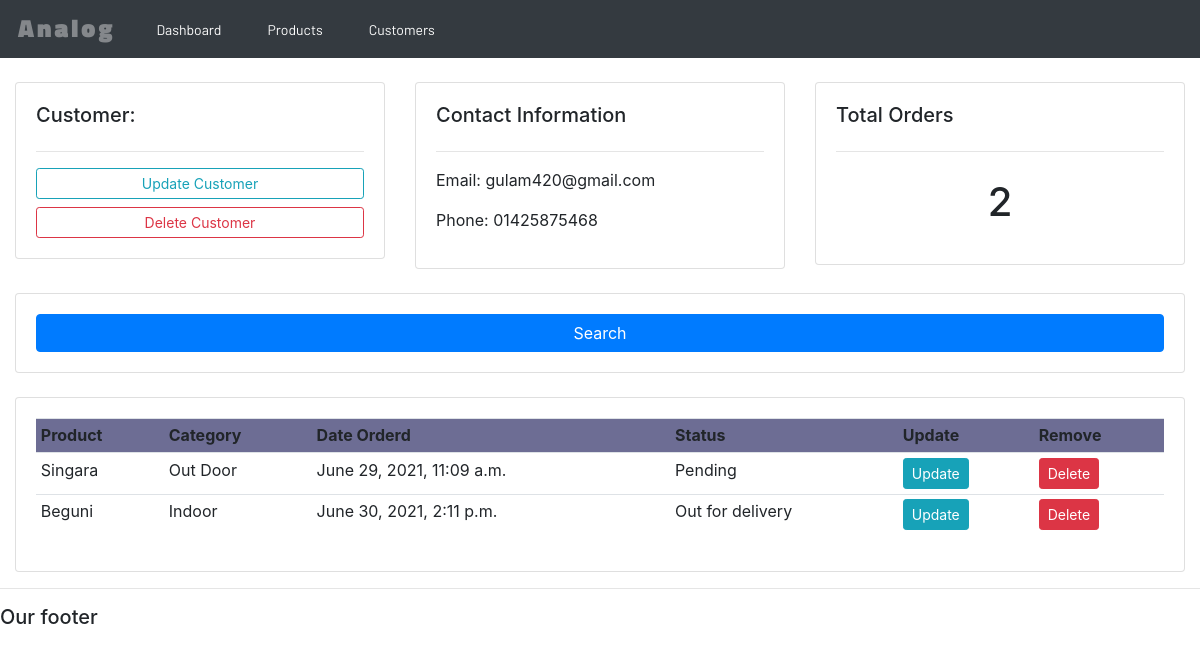
Screenshot of /customers/4/ with the database file from the repository.
### analog/models.py (models this page shows, shortened)
class Customer(models.Model):
    name = models.CharField(max_length=200, null=True)
    phone = models.CharField(max_length=11, null=True)
    email = models.CharField(max_length=50, null=True)
    date_created = models.DateTimeField(auto_now_add=True)

class Order(models.Model):
    STATUS = (
        ('Pending', 'Pending'),
        ('Out for delivery', 'Out for delivery'),
        ('Delivered', 'Delivered'),
    )
    customer = models.ForeignKey(Customer, null=True, on_delete=models.SET_NULL)
    product = models.ForeignKey(Product, null=True, on_delete=models.SET_NULL)
    date_creates = models.DateTimeField(auto_now_add=True)
    status = models.CharField(max_length=200, null=True, choices=STATUS)

class Product(models.Model):
    CATAGORY = (
        ('Indoor', 'Indoor'),
        ('Out Door', 'Out Door'),
    )
    name = models.CharField(max_length=200, null=True)
    price = models.FloatField(null=True)
    catagory = models.CharField(max_length=200, null=True, choices=CATAGORY)
    description = models.CharField(max_length=200, null=True, blank=True)
    date_creates = models.DateTimeField(auto_now_add=True)
    tags = models.ManyToManyField(Tag)
    def __str__(self):
        return self.name

### analog/views.py (the view)
# urls.py: path('customers/<str:pk>/',views.customers,name='customer'),
def customers(request, pk):
    customer = Customer.objects.get(id=pk)
    order = customer.order_set.all()
    o_length = order.count()
    context = {
        'customer': customer,
        'order': order,
        'len': o_length
    }
    return render(request, 'analog/customer.html', context)

### templates/analog/customer.html
{%  extends 'analog/main.html' %}
{% block content %}
	<br>
<div class="row">
	<div class="col-md">
		<div class="card card-body">
			<h5>Customer:</h5>
			<hr>
			<a class="btn btn-outline-info  btn-sm btn-block" href="">Update Customer</a>
			<a class="btn btn-outline-danger  btn-sm btn-block" href="">Delete Customer</a>
		</div>
	</div>
	<div class="col-md">
		<div class="card card-body">
			<h5>Contact Information</h5>
			<hr>
            <p>Email: {{ customer.email }}</p>
            <p>Phone: {{ customer.phone }}</p>
		</div>
	</div>
	<div class="col-md">
		<div class="card card-body">
			<h5>Total Orders</h5>
			<hr>
			<h1 style="text-align: center;padding: 10px">{{ len }}</h1>
		</div>
	</div>
</div>
<br>
<div class="row">
	<div class="col">
		<div class="card card-body">
			<form method="get">
		    <button class="btn btn-primary" type="submit">Search</button>
		  </form>
		</div>
	</div>
</div>
<br>
<div class="row">
	<div class="col-md">
		<div class="card card-body">
			<table class="table table-sm">
				<tr>
					<th>Product</th>
					<th>Category</th>
					<th>Date Orderd</th>
					<th>Status</th>
					<th>Update</th>
					<th>Remove</th>
				</tr>
				{% for i in order %}
				<tr>
					<td>{{ i.product }}</td>
					<td>{{ i.product.catagory }}</td>
					<td>{{ i.date_creates }}</td>
					<td>{{ i.status }}</td>
					<td><a href="{% url 'update_order' i.id %}" class="btn btn-sm btn-info">Update</a></td>
					<td><a href="{% url 'delete_order' i.id %}" class="btn btn-sm btn-danger">Delete</a></td>
				</tr>
				{% endfor %}
			</table>
		</div>
	</div>
</div>
{% endblock %}

### static/css/order_page.css (style rules this page uses)
* { padding: 0; margin:0; box-sizing: border-box; }
form { display: flex; flex-direction: column; }

### static/css/main.css (style rules this page uses)
table { border-radius: 3px; }
tr:nth-child(1) { background-color: #6d6d94; }

### rows the page displays
Customer: email "gulam420@gmail.com", phone "01425875468"
Order: product "Singara", product.catagory "Out Door", date_creates "June 29, 2021, 11:09 a.m.", status "Pending"
Order: product "Beguni", product.catagory "Indoor", date_creates "June 30, 2021, 2:11 p.m.", status "Out for delivery"

### other values shown
{{ len }} "2"
